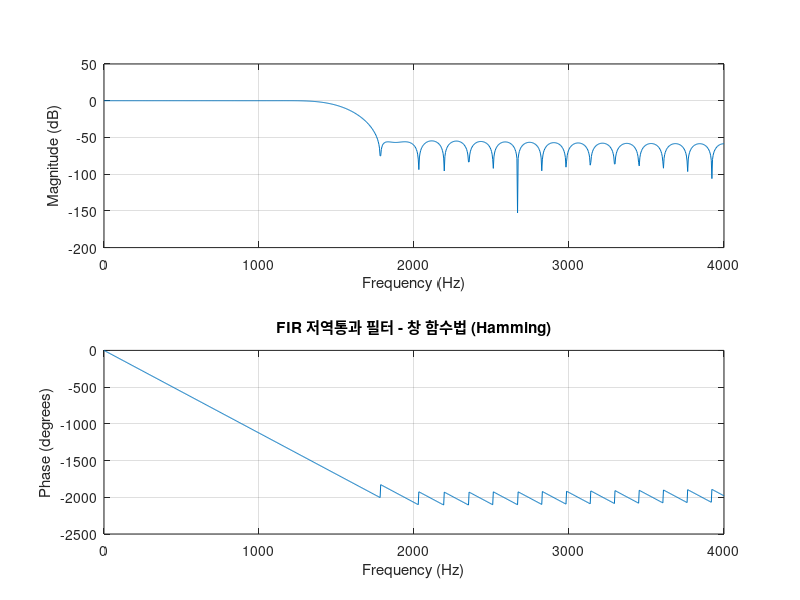

Here is the MATLAB script that generated this plot:
% FIR 저역통과 필터 설계 - 창 함수법

% 필터 사양
fs = 8000;              % 샘플링 주파수 (Hz)
N = 50;                 % 필터 차수 (계수 개수는 N+1 = 51)
fc_pass = 1200;         % 통과대역 경계
fc_stop = 1800;         % 차단대역 시작

% 정규화된 주파수 계산 
wp = fc_pass / (fs/2);  % 통과대역 정규화
ws = fc_stop / (fs/2);  % 차단대역 정규화
wc = (fc_pass + fc_stop) / 2 / (fs/2); % 컷오프: 중심값

% FIR 필터 설계 (Hamming 창 사용)
b_win = fir1(N, wc, hamming(N+1));

% 주파수 응답 시각화
figure;
freqz(b_win, 1, 1024, fs);
title('FIR 저역통과 필터 - 창 함수법 (Hamming)');